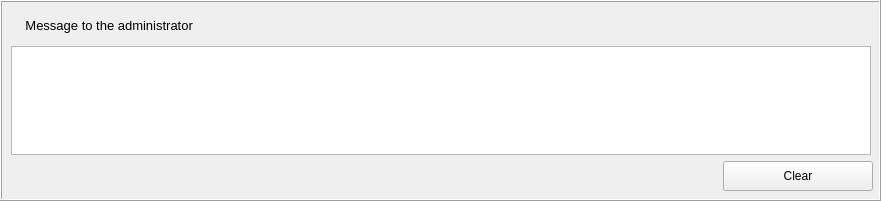
     <widget class="QFrame" name="frame_2">
      <property name="geometry">
       <rect>
        <x>710</x>
        <y>550</y>
        <width>881</width>
        <height>201</height>
       </rect>
      </property>
      <property name="styleSheet">
       <string notr="true">border-color: rgb(170, 85, 255);</string>
      </property>
      <property name="frameShape">
       <enum>QFrame::Box</enum>
      </property>
      <property name="frameShadow">
       <enum>QFrame::Raised</enum>
      </property>
      <widget class="QWidget" name="verticalLayoutWidget_11">
       <property name="geometry">
        <rect>
         <x>11</x>
         <y>10</y>
         <width>862</width>
         <height>181</height>
        </rect>
       </property>
       <layout class="QVBoxLayout" name="verticalLayout_12">
        <item>
         <widget class="QLabel" name="label_28">
          <property name="minimumSize">
           <size>
            <width>850</width>
            <height>30</height>
           </size>
          </property>
          <property name="maximumSize">
           <size>
            <width>850</width>
            <height>16777215</height>
           </size>
          </property>
          <property name="font">
           <font>
            <pointsize>10</pointsize>
           </font>
          </property>
          <property name="text">
           <string>    Message to the administrator</string>
          </property>
         </widget>
        </item>
        <item>
         <widget class="QTextEdit" name="messageAdminTextEdit">
          <property name="minimumSize">
           <size>
            <width>860</width>
            <height>0</height>
           </size>
          </property>
          <property name="maximumSize">
           <size>
            <width>860</width>
            <height>120</height>
           </size>
          </property>
          <property name="html">
           <string>&lt;!DOCTYPE HTML PUBLIC &quot;-//W3C//DTD HTML 4.0//EN&quot; &quot;http://www.w3.org/TR/REC-html40/strict.dtd&quot;&gt;
&lt;html&gt;&lt;head&gt;&lt;meta name=&quot;qrichtext&quot; content=&quot;1&quot; /&gt;&lt;style type=&quot;text/css&quot;&gt;
p, li { white-space: pre-wrap; }
&lt;/style&gt;&lt;/head&gt;&lt;body style=&quot; font-family:'MS Shell Dlg 2'; font-size:8.25pt; font-weight:400; font-style:normal;&quot;&gt;
&lt;p style=&quot;-qt-paragraph-type:empty; margin-top:0px; margin-bottom:0px; margin-left:0px; margin-right:0px; -qt-block-indent:0; text-indent:0px;&quot;&gt;&lt;br /&gt;&lt;/p&gt;&lt;/body&gt;&lt;/html&gt;</string>
          </property>
         </widget>
        </item>
        <item>
         <layout class="QHBoxLayout" name="horizontalLayout_10">
          <item>
           <spacer name="horizontalSpacer_3">
            <property name="orientation">
             <enum>Qt::Horizontal</enum>
            </property>
            <property name="sizeHint" stdset="0">
             <size>
              <width>40</width>
              <height>20</height>
             </size>
            </property>
           </spacer>
          </item>
          <item>
           <widget class="QPushButton" name="clearMessageButton">
            <property name="minimumSize">
             <size>
              <width>150</width>
              <height>30</height>
             </size>
            </property>
            <property name="text">
             <string>Clear</string>
            </property>
           </widget>
          </item>
         </layout>
        </item>
       </layout>
      </widget>
     </widget>
